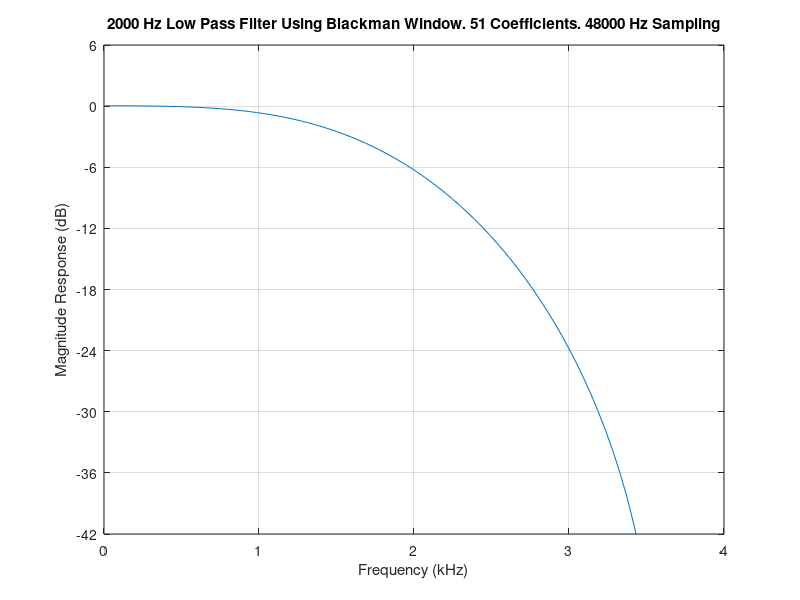

Reproduce this figure in MATLAB.
% fir_len_1.m
% Calculating FIR coefficients for different coefficient lengths

Fs = 48000;          % Sampling frequency 
FN = Fs/2;           % Nyquist frequency 
Fc = 2000/FN;        % Cutoff frequency normalised to FN
N = 51;              % 51 coefficients
hd = fir1 ( N-1, Fc, 'low', boxcar(N), 'noscale');
wn = hamming(N);
hn = fir1 ( N-1, Fc, 'low', wn, 'noscale' ); % Calculate blackman window coefficients
[H,f] = freqz ( hn, 1, 512, Fs);
magnitude = 20 * log10(abs(H));
plot ( f, magnitude), grid on
xlabel ('Frequency (kHz)');
ylabel ('Magnitude Response (dB)');
title ('2000 Hz Low Pass Filter Using Blackman Window. 51 Coefficients. 48000 Hz Sampling');
set (gca, 'xlim', [0, 4000])
set (gca, 'XTick', [0, 1000, 2000, 3000, 4000])
set (gca, 'XTickLabel', [0 1 2 3 4])
set (gca, 'ylim', [-42, 6])
set (gca, 'YTick', [-42, -36, -30, -24, -18, -12, -6, 0, 6])
set (gca, 'YTickLabel', [-42, -36, -30, -24, -18, -12, -6, 0, 6])
